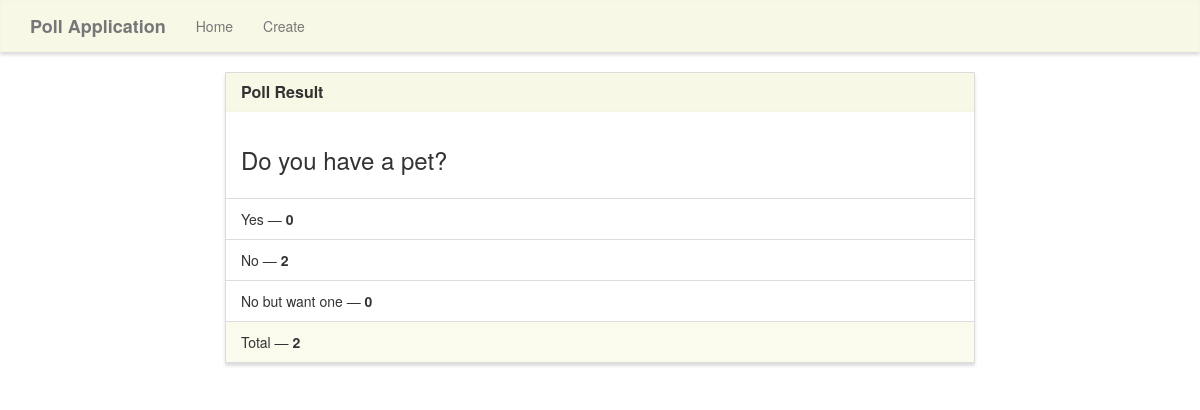
Page /results/1 on the committed database.
### poll/models.py (models this page shows)
class Poll(models.Model):
    question= TextField()
    option_one= CharField(max_length=100)
    option_two= CharField(max_length=100)
    option_three= CharField(max_length=100)
    option_one_count = IntegerField(default=0)
    option_two_count = IntegerField(default=0)
    option_three_count = IntegerField(default=0)
    def total(self):
        return self.option_one_count + self.option_two_count + self.option_three_count

### poll/views.py (the view)
# urls.py: path('results/<poll_id>', view.results, name='results'),
def results(request, poll_id):
    poll = Poll.objects.get(pk=poll_id)
    context = {
        'poll': poll
    }
    return render(request, 'poll/results.html', context)

### poll/templates/poll/results.html (shortened to what this page needs)
{% extends "poll/base.html" %}
{% block main %}
<div class="row">
    <div class="col-lg-8 col-lg-offset-2">
        <div class="panel panel-default">
            <div class="panel-heading">
                <h3 class="panel-title">Poll Result</h3>
            </div>
            <div class="panel-body">
                <h3>{{poll.question}}</h3>
            </div>
            <ul class="list-group">
                <li class="list-group-item">{{poll.option_one}} &mdash; <strong>{{poll.option_one_count}} </strong></li>
                <li class="list-group-item">{{poll.option_two}} &mdash; <strong>{{poll.option_two_count}}</strong></li>
                <li class="list-group-item">{{poll.option_three}} &mdash; <strong>{{poll.option_three_count}}</strong></li>
            </ul>
            <div class="panel-footer">
                Total &mdash; <strong>{{poll.total}}</strong>
            </div>
        </div>
    </div>
</div>
{% endblock %}

### poll/static/style.css (style rules this page uses)
.navbar-default, .btn, .form-control, .panel { border-radius: 0; }
.panel-default > .panel-heading { color: #333; background-color: rgba(245, 245, 220, .7); border-color: rgba(245, 245, 220, .6); border-top-left-radius: 0; border-top-right-radius: 0; }
.panel-footer { background-color: rgba(245, 245, 220, .5); border-color: rgba(245, 245, 220, .4); }
.panel { box-shadow: 0px 3px 3px 0px #ddd; }
a.navbar-brand, .panel-title { font-weight: bolder; }

### rows in the picture
Poll: question "Do you have a pet?", option_one "Yes", option_one_count "0", option_two "No", option_two_count "2", option_three "No but want one", option_three_count "0", total "2"
